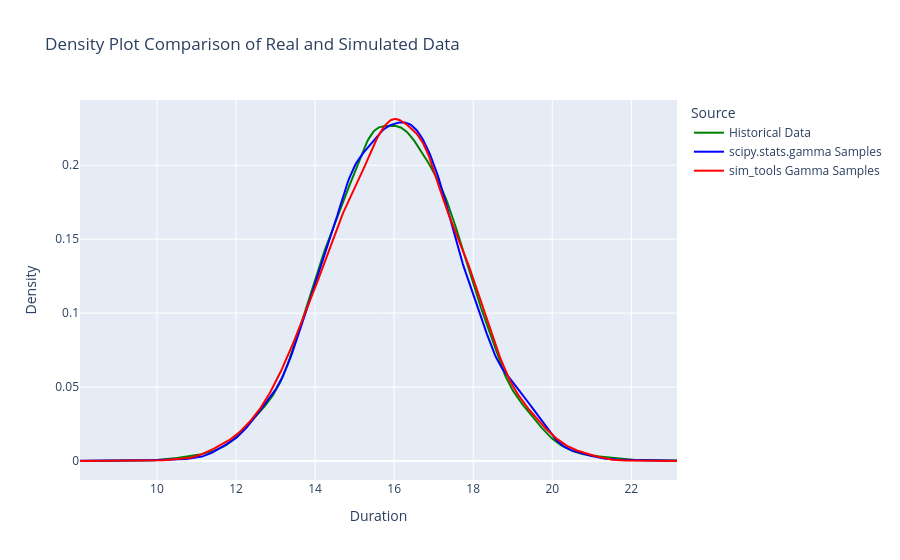

Write notebook code for a chart like this one.
### Code cell
from scipy.stats import gaussian_kde
import numpy as np

# --- Create density estimations ---
# Use scipy's gaussian_kde for smooth density curves
real_data = df["duration"].copy()

kde_real = gaussian_kde(real_data)
kde_scipy = gaussian_kde(samples_scipy)
kde_simtools = gaussian_kde(samples_simtools)

# Define a common x-axis range (based on min/max of all data)
xmin = min(real_data.min(), min(samples_scipy), min(samples_simtools))
xmax = max(real_data.max(), max(samples_scipy), max(samples_simtools))
x_values = np.linspace(xmin, xmax, 500)

# --- Create plot ---
fig = go.Figure()

fig.add_trace(go.Scatter(
    x=x_values,
    y=kde_real(x_values),
    mode='lines',
    name='Historical Data',
    line=dict(color='green')
))

fig.add_trace(go.Scatter(
    x=x_values,
    y=kde_scipy(x_values),
    mode='lines',
    name='scipy.stats.gamma Samples',
    line=dict(color='blue')
))

fig.add_trace(go.Scatter(
    x=x_values,
    y=kde_simtools(x_values),
    mode='lines',
    name='sim_tools Gamma Samples',
    line=dict(color='red')
))

# Layout
fig.update_layout(
    title='Density Plot Comparison of Real and Simulated Data',
    xaxis_title='Duration',
    yaxis_title='Density',
    legend_title_text='Source'
)

fig.show()

### Figure 1 — Plotly figure (JSON) as saved in the notebook; plotly's stock layout.template omitted (floating-point values rounded to 4 significant figures; data arrays with more than 128 entries replaced by an {"elided": "..."} marker saying what was removed)
{"data": [{"line": {"color": "green"}, "mode": "lines", "name": "Historical Data", "type": "scatter", "x": {"elided": "500 float values"}, "y": {"elided": "500 float values"}}, {"line": {"color": "blue"}, "mode": "lines", "name": "scipy.stats.gamma Samples", "type": "scatter", "x": {"elided": "500 float values"}, "y": {"elided": "500 float values"}}, {"line": {"color": "red"}, "mode": "lines", "name": "sim_tools Gamma Samples", "type": "scatter", "x": {"elided": "500 float values"}, "y": {"elided": "500 float values"}}], "layout": {"legend": {"title": {"text": "Source"}}, "title": {"text": "Density Plot Comparison of Real and Simulated Data"}, "xaxis": {"title": {"text": "Duration"}}, "yaxis": {"title": {"text": "Density"}}}}
